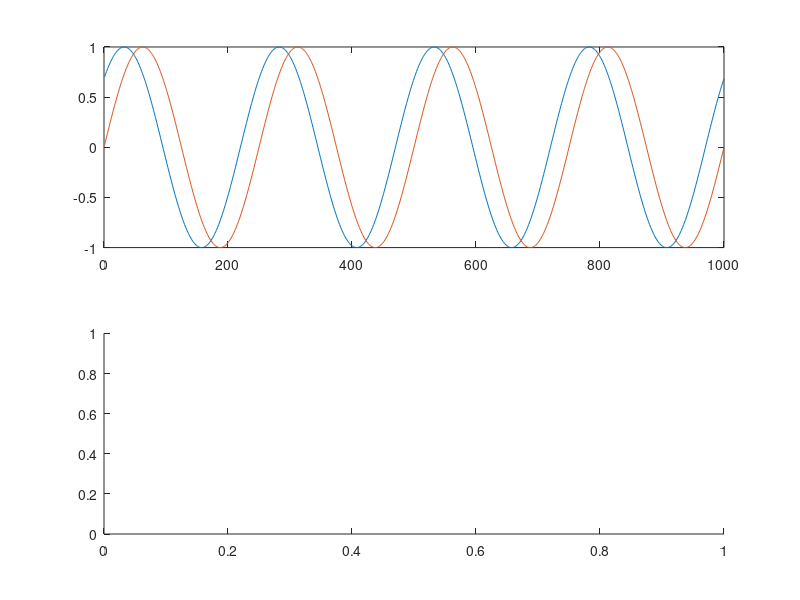

The MATLAB script that drew this image: (Note: this script raises an error after producing the figure.)
L = 1250;
X = zeros(1,L);
s_i = .008;  % 250 Hz
t = (1:L)*s_i;
for N = 1:1
    X = X+N*sin(N*pi*t);
end
figure;
subplot(2,1,1);
s = 31;
e = 1;
xx = [];
xx(:,1) = X(s:s+1000-1);
xx(:,2) = X(e:e+1000-1);
plot(xx);
subplot(2,1,2);
out = jphasetemp(xx, 250);
%te = jphasedelay(xx,250);
%out(1:10)
p = [1 1 1 1 1 1 1 1];

p(out(2)) = p(out(2)) + 10;
jpie(p);